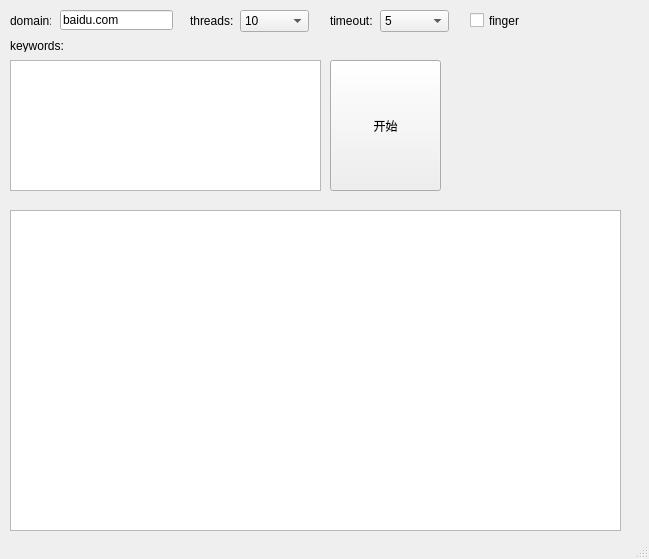
<?xml version="1.0" encoding="UTF-8"?>
<ui version="4.0">
 <class>MainWindow</class>
 <widget class="QMainWindow" name="MainWindow">
  <property name="geometry">
   <rect>
    <x>0</x>
    <y>0</y>
    <width>649</width>
    <height>559</height>
   </rect>
  </property>
  <property name="windowTitle">
   <string>MainWindow</string>
  </property>
  <widget class="QWidget" name="centralwidget">
   <widget class="QTextBrowser" name="textBrowser">
    <property name="geometry">
     <rect>
      <x>10</x>
      <y>210</y>
      <width>611</width>
      <height>321</height>
     </rect>
    </property>
   </widget>
   <widget class="QLabel" name="label">
    <property name="geometry">
     <rect>
      <x>10</x>
      <y>10</y>
      <width>41</width>
      <height>21</height>
     </rect>
    </property>
    <property name="text">
     <string>domain:</string>
    </property>
   </widget>
   <widget class="QLineEdit" name="lineEdit">
    <property name="geometry">
     <rect>
      <x>60</x>
      <y>10</y>
      <width>113</width>
      <height>20</height>
     </rect>
    </property>
    <property name="text">
     <string>baidu.com</string>
    </property>
   </widget>
   <widget class="QComboBox" name="comboBox">
    <property name="geometry">
     <rect>
      <x>240</x>
      <y>10</y>
      <width>69</width>
      <height>22</height>
     </rect>
    </property>
    <item>
     <property name="text">
      <string>10</string>
     </property>
    </item>
    <item>
     <property name="text">
      <string>15</string>
     </property>
    </item>
    <item>
     <property name="text">
      <string>25</string>
     </property>
    </item>
    <item>
     <property name="text">
      <string>30</string>
     </property>
    </item>
   </widget>
   <widget class="QLabel" name="label_2">
    <property name="geometry">
     <rect>
      <x>190</x>
      <y>10</y>
      <width>51</width>
      <height>21</height>
     </rect>
    </property>
    <property name="text">
     <string>threads:</string>
    </property>
   </widget>
   <widget class="QComboBox" name="comboBox_2">
    <property name="geometry">
     <rect>
      <x>380</x>
      <y>10</y>
      <width>69</width>
      <height>22</height>
     </rect>
    </property>
    <item>
     <property name="text">
      <string>5</string>
     </property>
    </item>
    <item>
     <property name="text">
      <string>10</string>
     </property>
    </item>
    <item>
     <property name="text">
      <string>15</string>
     </property>
    </item>
    <item>
     <property name="text">
      <string>25</string>
     </property>
    </item>
   </widget>
   <widget class="QLabel" name="label_3">
    <property name="geometry">
     <rect>
      <x>330</x>
      <y>10</y>
      <width>51</width>
      <height>21</height>
     </rect>
    </property>
    <property name="text">
     <string>timeout:</string>
    </property>
   </widget>
   <widget class="QCheckBox" name="checkBox">
    <property name="geometry">
     <rect>
      <x>470</x>
      <y>10</y>
      <width>71</width>
      <height>21</height>
     </rect>
    </property>
    <property name="text">
     <string>finger</string>
    </property>
   </widget>
   <widget class="QPushButton" name="pushButton">
    <property name="geometry">
     <rect>
      <x>330</x>
      <y>60</y>
      <width>111</width>
      <height>131</height>
     </rect>
    </property>
    <property name="text">
     <string>开始</string>
    </property>
   </widget>
   <widget class="QListWidget" name="listWidget">
    <property name="geometry">
     <rect>
      <x>10</x>
      <y>60</y>
      <width>311</width>
      <height>131</height>
     </rect>
    </property>
   </widget>
   <widget class="QLabel" name="label_4">
    <property name="geometry">
     <rect>
      <x>10</x>
      <y>40</y>
      <width>54</width>
      <height>12</height>
     </rect>
    </property>
    <property name="text">
     <string>keywords:</string>
    </property>
   </widget>
  </widget>
  <widget class="QStatusBar" name="statusbar"/>
 </widget>
 <resources/>
 <connections/>
</ui>
